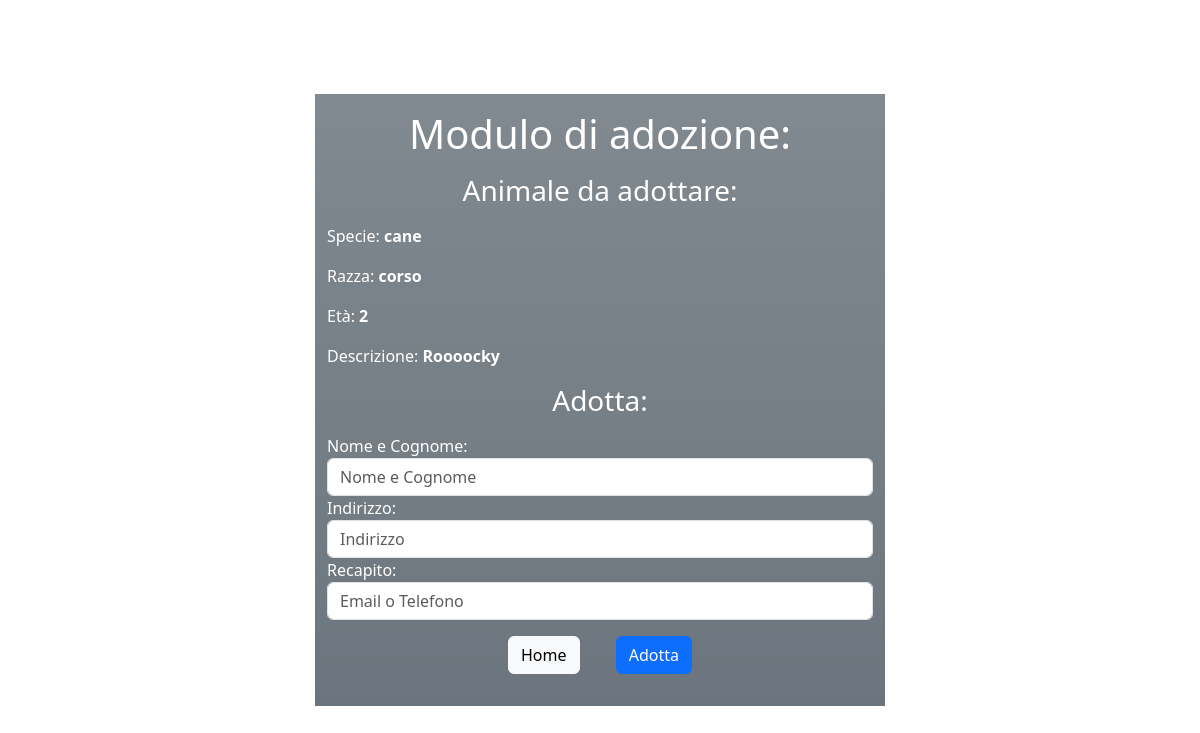
The app's page /modulo_adozione/1/ (signed in) with its own data.
### rifugioAnimali/models.py (models this page shows, shortened)
class Animale(models.Model):
    specie = models.CharField(max_length = 32)
    razza = models.CharField(max_length = 32)
    eta = models.IntegerField(default = 0)
    descrizione = models.CharField(max_length = 128)
    stato = models.CharField(max_length=32,choices=[(choice.name,choice.value) for choice in StatoAdozione],default=StatoAdozione.NON_ADOTTATO.value)

### rifugioAnimali/views.py (the view)
# urls.py: path("modulo_adozione/<int:animali_id>/",views.modulo_adozione,name="modulo_adozione"),
@login_required(login_url='login')
def modulo_adozione(request,animali_id):
    animale_da_adottare = Animale.objects.get(id=animali_id)
    template = loader.get_template("rifugioAnimali/modulo_adozione.html")
    context = {
        "animale_da_adottare" : animale_da_adottare,
    }
    return HttpResponse(template.render(context,request))

### rifugioAnimali/templates/rifugioAnimali/modulo_adozione.html (shortened to what this page needs)
<head>
    {% load static %}
    {% load bootstrap5 %}
    {% bootstrap_css %}
</head>
<body>
    {% if animale_da_adottare%}
    <div>
         <div class="container h-100">
            <div class="form-centrato row h-100 justify-content-center align-items-center">
              <div class="col-md-6 bg-secondary bg-gradient text-white" id="form-accesso">
                <h1 class="text-center m-3">Modulo di adozione:</h1>
                <h3 class="text-center m-3">Animale da adottare:</h3>
                        <p>Specie: <b>{{ animale_da_adottare.specie }}</b></p>
                        <p>Razza: <b>{{ animale_da_adottare.razza }}</b></p>
                        <p>Età: <b>{{ animale_da_adottare.eta }}</b></p>
                        <p>Descrizione: <b>{{ animale_da_adottare.descrizione }}</b></p>
                <h3 class="text-center m-3">Adotta:</h3>
                <form action="{% url 'invio_modulo_adozione' animale_da_adottare.id %}" method="post">
                    <fieldset>
                  <div class="form-group">
                    <label for="adotta_nome">Nome e Cognome:</label>
                    <input type="text" class="form-control" id="adotta_nome" placeholder="Nome e Cognome">
                  </div>
                  <div class="form-group">
                    <label for="adotta_indirizzo">Indirizzo:</label>
                    <input type="text" class="form-control" id="adotta_indirizzo" placeholder="Indirizzo">
                  </div>
                  <div class="form-group">
                    <label for="adotta_recapito">Recapito:</label>
                    <input type="text" class="form-control" id="adotta_recapito" placeholder="Email o Telefono">
                  </div>
                  <div class="form-group text-center">
                    <a href="#" role="button" class="btn btn-light m-3" onclick="location.href = '/home'">Home</a>
                    <button type="submit" name="adotta" id="adotta" class="btn btn-primary m-3">Adotta</button>
                  </div>
                </form>
              </div>
            </div>
        </div>
    </div>
    {% else %}
    <h3>nessun animale da adottare</h3>
    {% endif %}
</body>

### records on screen
Animale: specie "cane", razza "corso", eta "2", descrizione "Roooocky"
